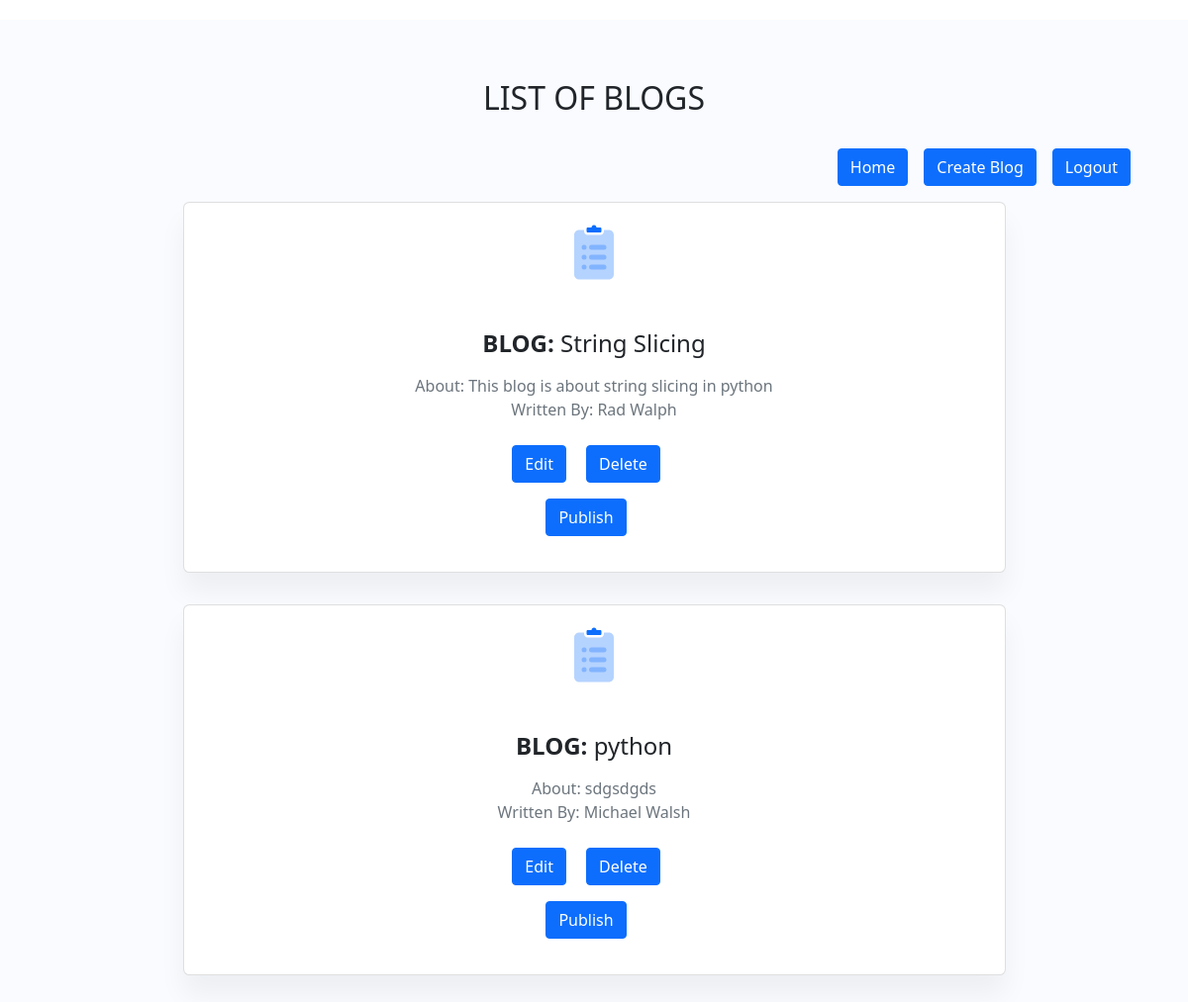
The page /demo/list on the database its author committed.
### blog/models.py (models this page shows)
class Blog(models.Model):
    title = models.CharField(max_length=100)
    author = models.CharField(max_length=150)
    description = models.TextField()
    is_published = models.BooleanField(default=False)
    published_on = models.DateTimeField()
    class Meta:
        permissions =(
            ('can_publish','Can publish blog'),
        )

### blog/views.py (the view)
# urls.py: path('demo/list',list_blogs,name='list'),
def list_blogs(request):
    blog = Blog.objects.all()
    return render(request,'list.html', {'blog': blog})

### templates/list.html (shortened to what this page needs)
<!DOCTYPE html>
<html lang="en">
<head>
    <link href="https://cdn.jsdelivr.net/npm/bootstrap@5.0.2/dist/css/bootstrap.min.css" rel="stylesheet">
</head>
<body>
    <section class="py-6 bg-light-primary">
        <div class="container">
            <div class="row justify-content-center text-center mb-4">
                <div class="col-xl-6 col-lg-8 col-sm-10">
                    <h2 class="font-weight-bold">LIST OF BLOGS</h2>
                </div>
            </div>
            <div>
                <div class="d-flex flex-row-reverse">
                    <div>
                        <a href="{% url 'user_logout' %}" class="btn btn-primary me-3">
                            Logout
                        </a>
                    </div>
                    <div>
                        <a href="{% url 'class' %}" class="btn btn-primary me-3">
                            Create Blog
                        </a>
                    </div>
                    <div>
                        <a href="{% url 'home' %}" class="btn btn-primary me-3">
                            Home
                        </a>
                    </div>
                </div>
                {% for blog in blog %}
                <div class="row row-cols-lg-3 row-cols-md-2 row-cols-1 text-center justify-content-center px-xl-6 aos-init aos-animate" data-aos="fade-up">
                    <div class="col my-3 w-75">
                        <div class="card border-hover-primary hover-scale">
                            <div class="card-body">
                                <div class="text-primary mb-5">
                                </div>
                                <h4 class="font-weight-bold mb-3"><b>BLOG:</b> {{blog.title}}</h4>
                                <p class="text-muted mb-0">About: {{blog.description}}</p>
                                <p class="text-muted mb-0">Written By: {{blog.author}}</p>
                                <br>
                                <a href = "/demo/{{blog.id}}/update" class="btn btn-primary me-3">Edit</a>  <a href="/demo/{{blog.id}}/delete" class="btn btn-primary me-3">Delete</a>
                                <div class="m-3">
                                <form method = 'post'>
                                    <a href = "/demo/{{blog.id}}/publish" class="btn btn-primary me-3">Publish</a>
                                </form>
                                </div>
                            </div>
                        </div>
                    </div>
                </div>
            </div>
            {% endfor %}
    </section>
</body>
</html>

### templates/list.html (style rules this page uses)
body { margin-top:20px; }
.bg-light-primary { background-color: #f9fbff!important; }
.pb-6, .py-6 { padding-bottom: 3.75rem!important; }
.pt-6, .py-6 { padding-top: 3.75rem!important; }
.hover-scale, .hover-scale:hover { transition: transform .2s ease-in; }
.card { position: relative; display: flex; flex-direction: column; min-width: 0; word-wrap: break-word; background-color: #fff; background-clip: border-box; border: 1px solid rgba(0,0,0,.125); border-radius: .4rem; box-shadow: 0 20px 27px 0 rgb(0 0 0 / 5%); }
.card-body { flex: 1 1 auto; min-height: 1px; padding: 1.25rem; }

### rows shown on the page
Blog: title "String Slicing", description "This blog is about string slicing in python", author "Rad Walph"
Blog: title "python", description "sdgsdgds", author "Michael Walsh"
